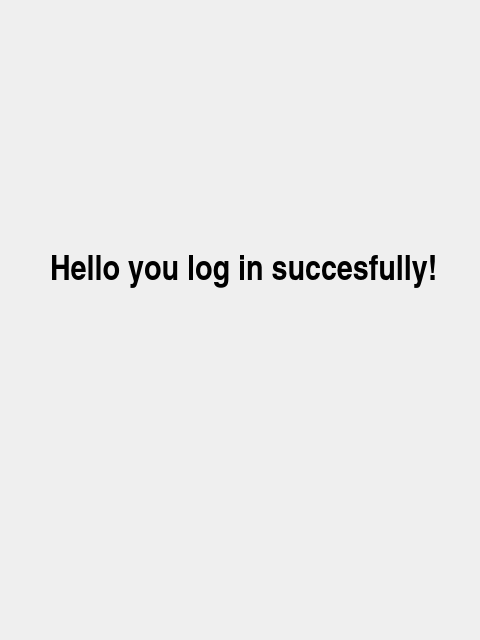
<?xml version="1.0" encoding="UTF-8"?>
<ui version="4.0">
 <class>SecDialog</class>
 <widget class="QDialog" name="SecDialog">
  <property name="geometry">
   <rect>
    <x>0</x>
    <y>0</y>
    <width>480</width>
    <height>640</height>
   </rect>
  </property>
  <property name="windowTitle">
   <string>Dialog</string>
  </property>
  <widget class="QLabel" name="label">
   <property name="geometry">
    <rect>
     <x>50</x>
     <y>210</y>
     <width>471</width>
     <height>111</height>
    </rect>
   </property>
   <property name="font">
    <font>
     <family>Nimbus Sans Narrow</family>
     <pointsize>26</pointsize>
     <bold>true</bold>
    </font>
   </property>
   <property name="text">
    <string>Hello you log in succesfully! </string>
   </property>
  </widget>
 </widget>
 <resources/>
 <connections/>
</ui>
